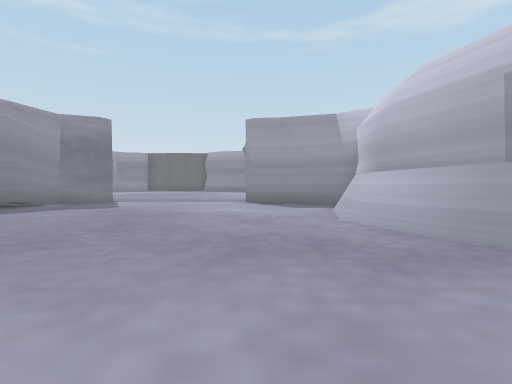
View 1 (above)

24 first-person views from a walk through a Unity game level. The camera is 1.4 m above the floor, tilts 2° down and sees 80° across. The floor is counted in squares, 2 m on a side. Each view is taken from the middle of a square. On the plan, view 1 faces up. The plan holds only what a view shows up to about 10 squares ahead; the rest is blank. The place goes on beyond the plan. The player is left out.

View 2
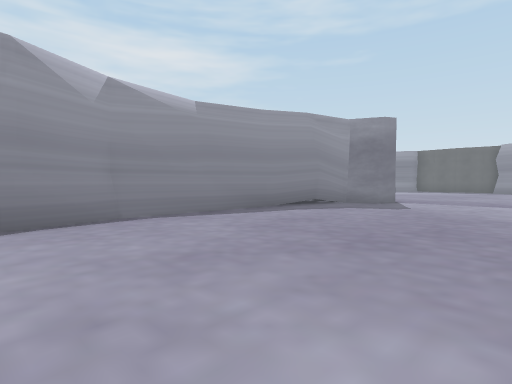

View 3
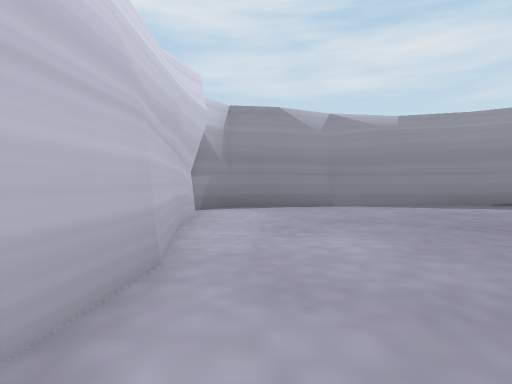

View 4
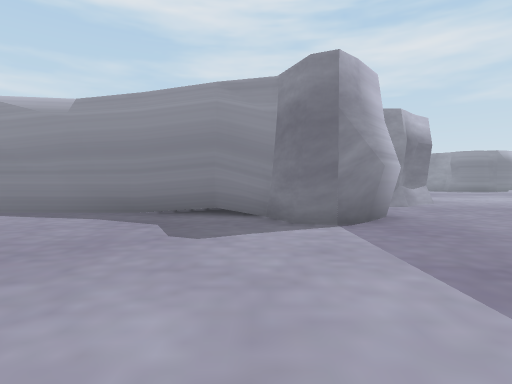

View 5
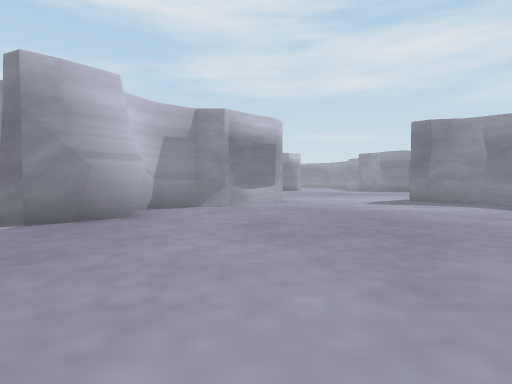

View 6
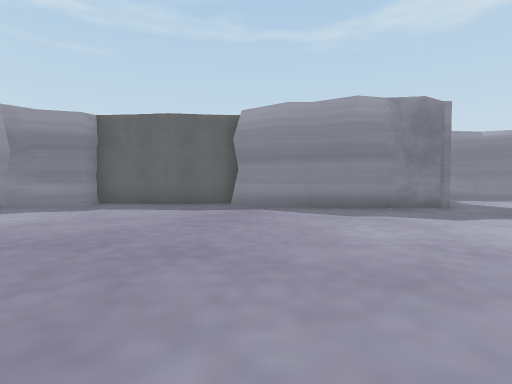

View 7
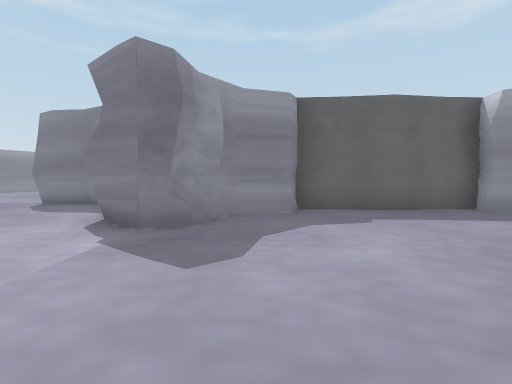

View 8
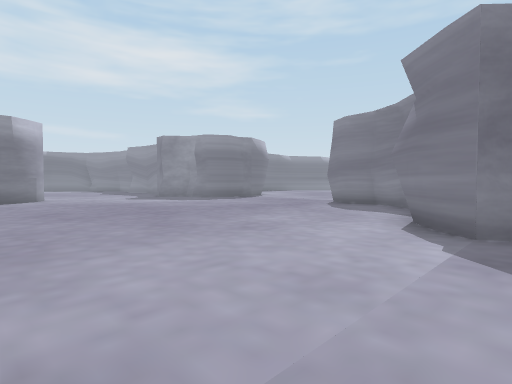

View 9
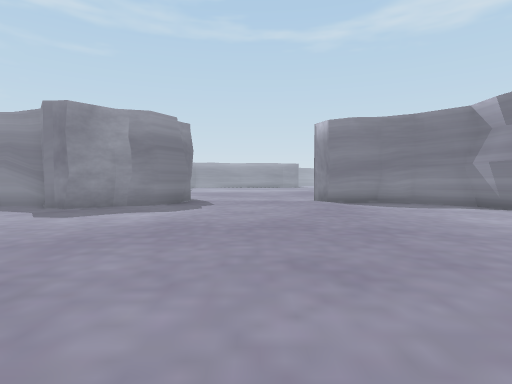

View 10
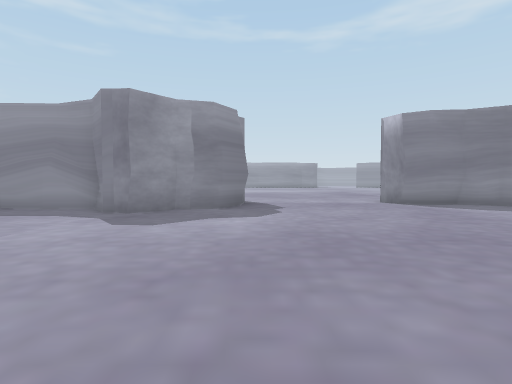

View 11
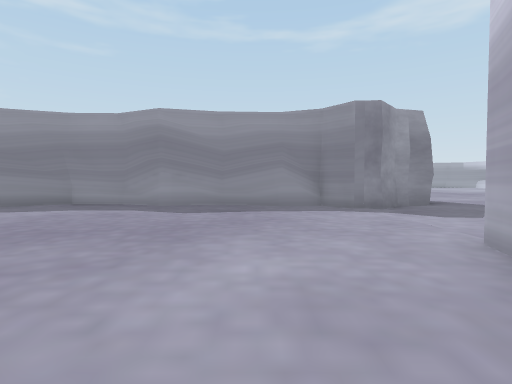

View 12
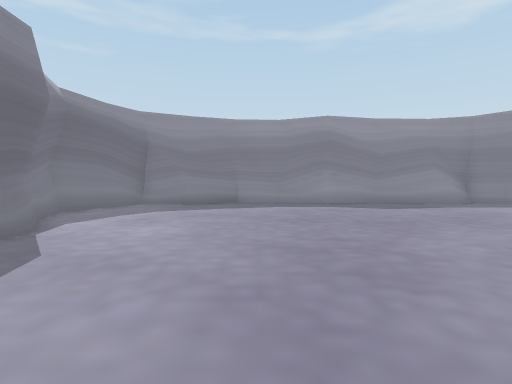

View 13
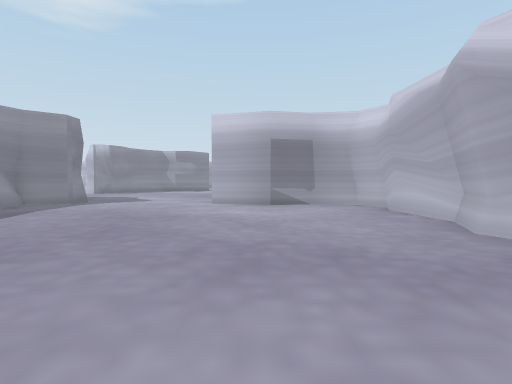

View 14
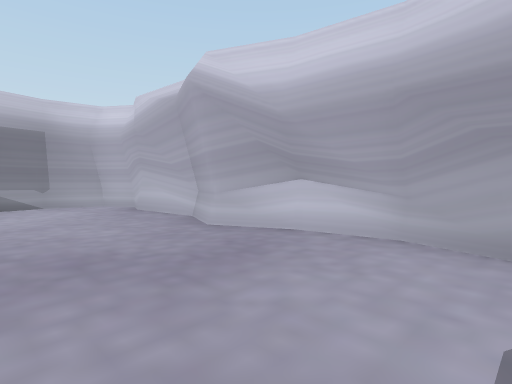

View 15
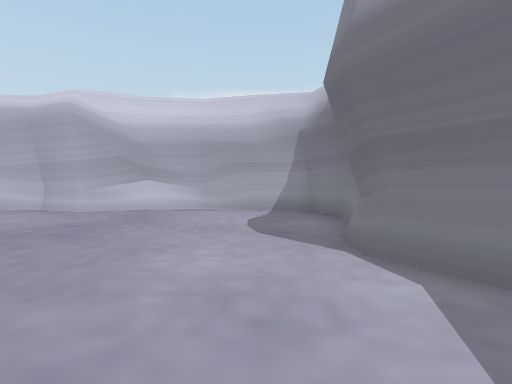

View 16
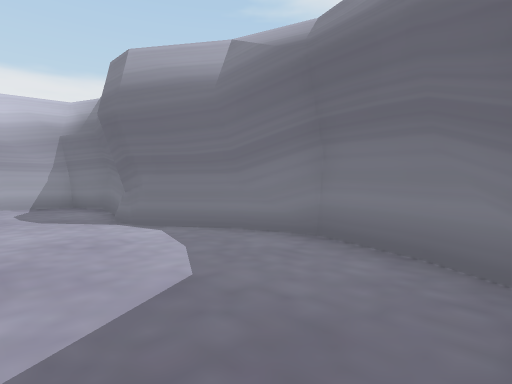

View 17
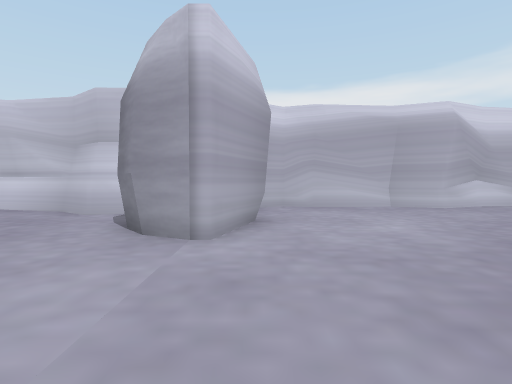

View 18
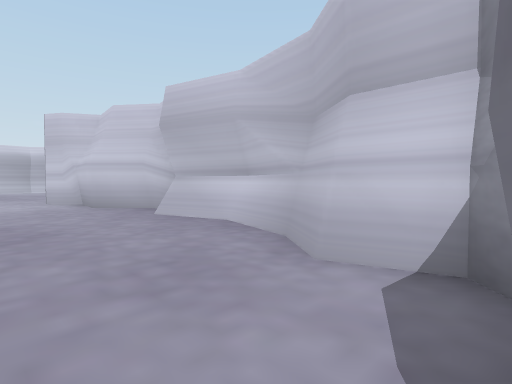

View 19
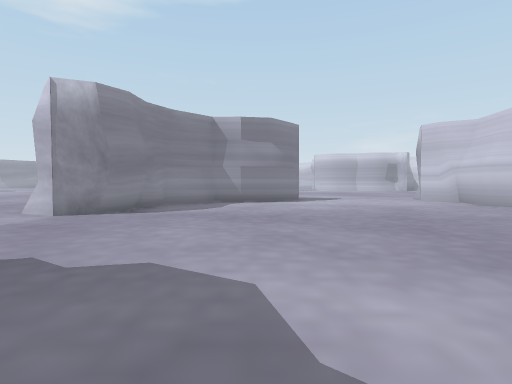

View 20
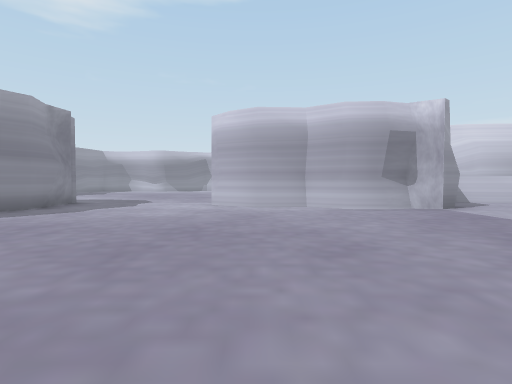

View 21
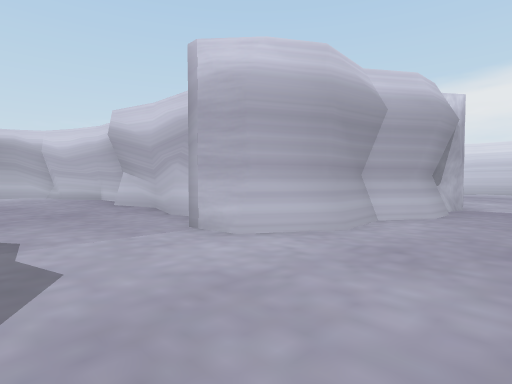

View 22
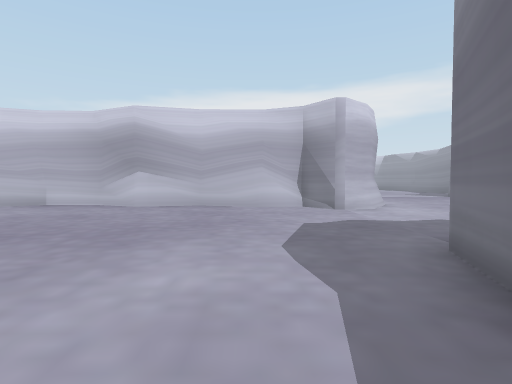

View 23
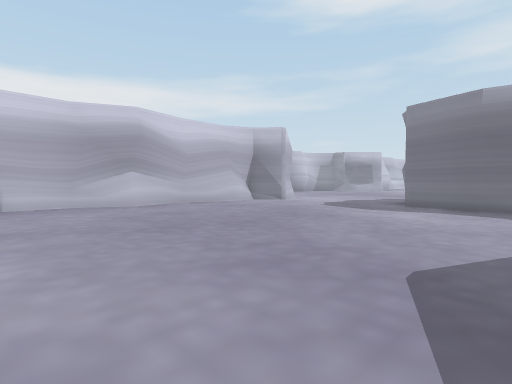

View 24
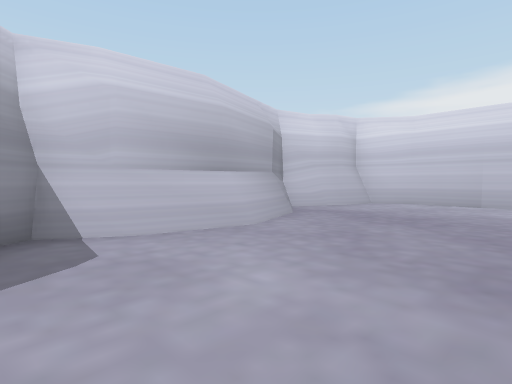

### Floor plan
Key: @ floor where view 1 was taken; # wall or solid block; . floor.
Columns run from 36 left of view 1 to 11 right of it. Each row starts with its distance up from view 1.
 24     ####       #.....####               . ......
 23  ####..#########........#   ######    #.........
 22  #...........#..........#####....##   #.........
 21 ##......................###.......#####.........
 20 #........................##.....................
 19 ##..............................................
 18  #.............................................
 17  #...........#.................................
 16  #..........###......................##.........
 15  #..........###......................###########
 14  #...........####.....#####..........#
 13  ##.........##  #######   ##........##
 12   ###########              #........#
 11                            #####....#
 10                               ##....###
  9                              ##.......##
  8                              #.........#
  7                              #........##
  6                              #........##
  5                              #........##
  4                              #........##
  3                              #.........##
  2                              #..........#
  1                              #.........##
  0                              #......@..#
 -1                              ##...######
 -2                               #####

Where each view was taken, in squares from view 1:
view 1: 0 up, 0 right, facing up
view 2: 0 up, 1 left, facing up-left
view 3: 0 up, 2 right, facing left
view 4: 9 up, 0 right, facing left
view 5: 14 up, 0 right, facing left
view 6: 13 up, 3 left, facing up
view 7: 15 up, 9 left, facing up
view 8: 15 up, 10 left, facing up-left
view 9: 14 up, 18 left, facing up
view 10: 15 up, 20 left, facing up
view 11: 14 up, 26 left, facing up
view 12: 13 up, 31 left, facing up
view 13: 16 up, 33 left, facing right
view 14: 16 up, 33 left, facing down-right
view 15: 20 up, 33 left, facing down
view 16: 22 up, 32 left, facing down-left
view 17: 21 up, 24 left, facing down
view 18: 17 up, 22 left, facing down-right
view 19: 21 up, 22 left, facing right
view 20: 15 up, 8 left, facing right
view 21: 19 up, 2 left, facing down-right
view 22: 24 up, 4 right, facing down
view 23: 24 up, 11 right, facing down-left
view 24: 9 up, 2 left, facing down-right
